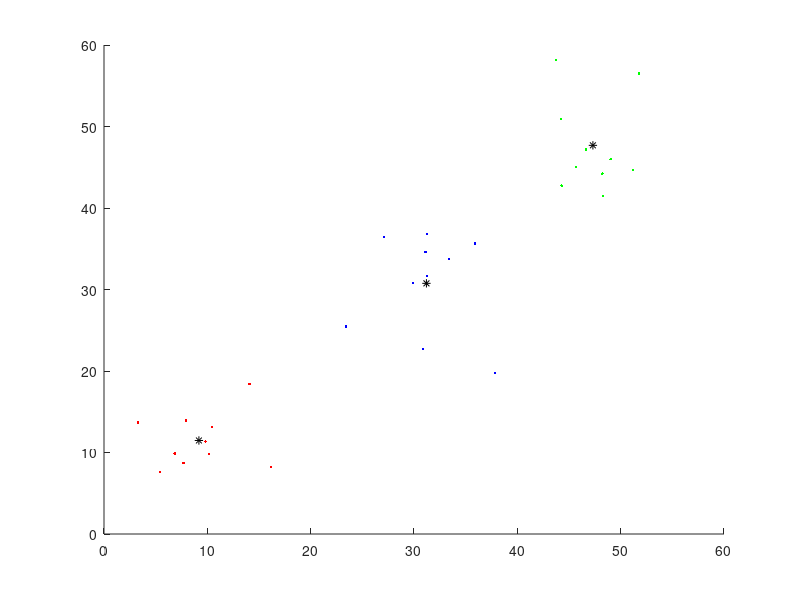

MATLAB code to generate this figure:
k=3;
d=5;
sep = 20;
startx = 10;
starty = 10;
nums = 10;
colors = ['r' 'g' 'b' 'y' 'm' 'c' 'w'];
for n=0:k-1
    a=startx+sep*n;
    b=starty+sep*n;
    x = d.*randn(nums,1) + a;
    y = d.*randn(nums,1) + b;
    if n == 0
        res = [x y];
    else
        res = [res;[x y]];
    end
end
hold on;
num = length(res);
for i=1:num
    plot(res(i,1),res(i,2),'b','Marker','.','LineStyle','none');
end
[x,y] = ginput(3);
res = [res;[x,y]];
hold off;


clusters = k;
num = length(res);
% initialize
index = randperm(num, clusters);
dis = zeros(num, clusters);
label = zeros(num, 1);
center = res(index, :);
step = 0;


while(1) 
   % save the centers for each clutters of last iteration
   pre_center = center;
   % calculate distance between data points and clutter centers
   for i = 1:num
       for j = 1:clusters
           dis(i, j) = norm(res(i,:) - center(j, :));
       end
   end
   % construct new clutters
   for i = 1:num
       label(i) = find(dis(i,:)==min(dis(i,:)));
   end
   % attain new centers
   for i = 1:clusters
       one_clutter = res(find(label==i), :);
       center(i, :) = mean(one_clutter);
   end
   % test the terminating condition
   if (center == pre_center)
       break;
   end
   step = step + 1;
end
hold on
for i=1:clusters
    plot(center(i,1),center(i,2),'k','Marker','*','LineStyle','none');
end
for i=1:num
    l = label(i);
    plot(res(i,1),res(i,2),colors(l),'Marker','.','LineStyle','none');
end
hold off
